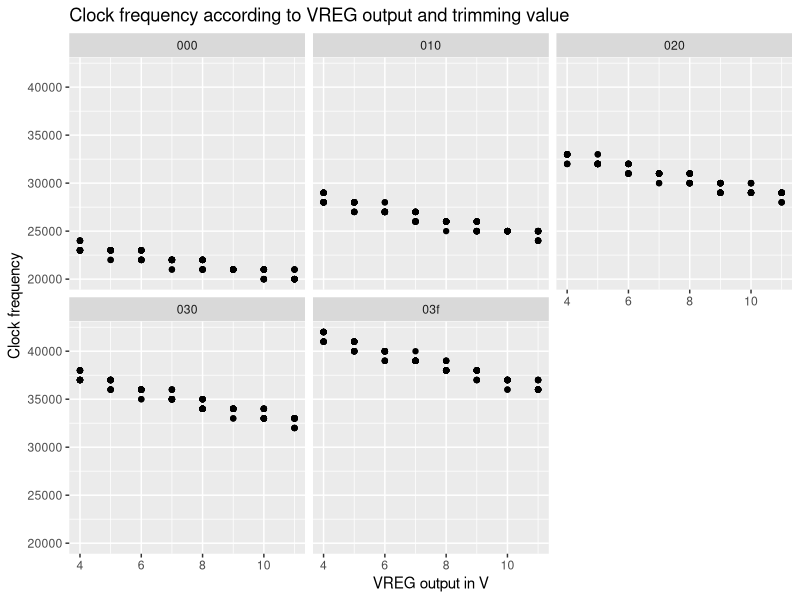

Here is the R script that generated this plot:
library("ggplot2")
library("dplyr")
library(rlang)

df <- read.csv("lposc_freqs.csv")
p <- ggplot(df, aes(x = vreg, y = clock_freq)) +
  geom_point() +
	facet_wrap(~trim) +
  labs(x = "VREG output in V",
	  y = "Clock frequency",
	  title = "Clock frequency according to VREG output and trimming value"
  )

ggsave("lposc_freq_scatter.pdf", plot=p)
